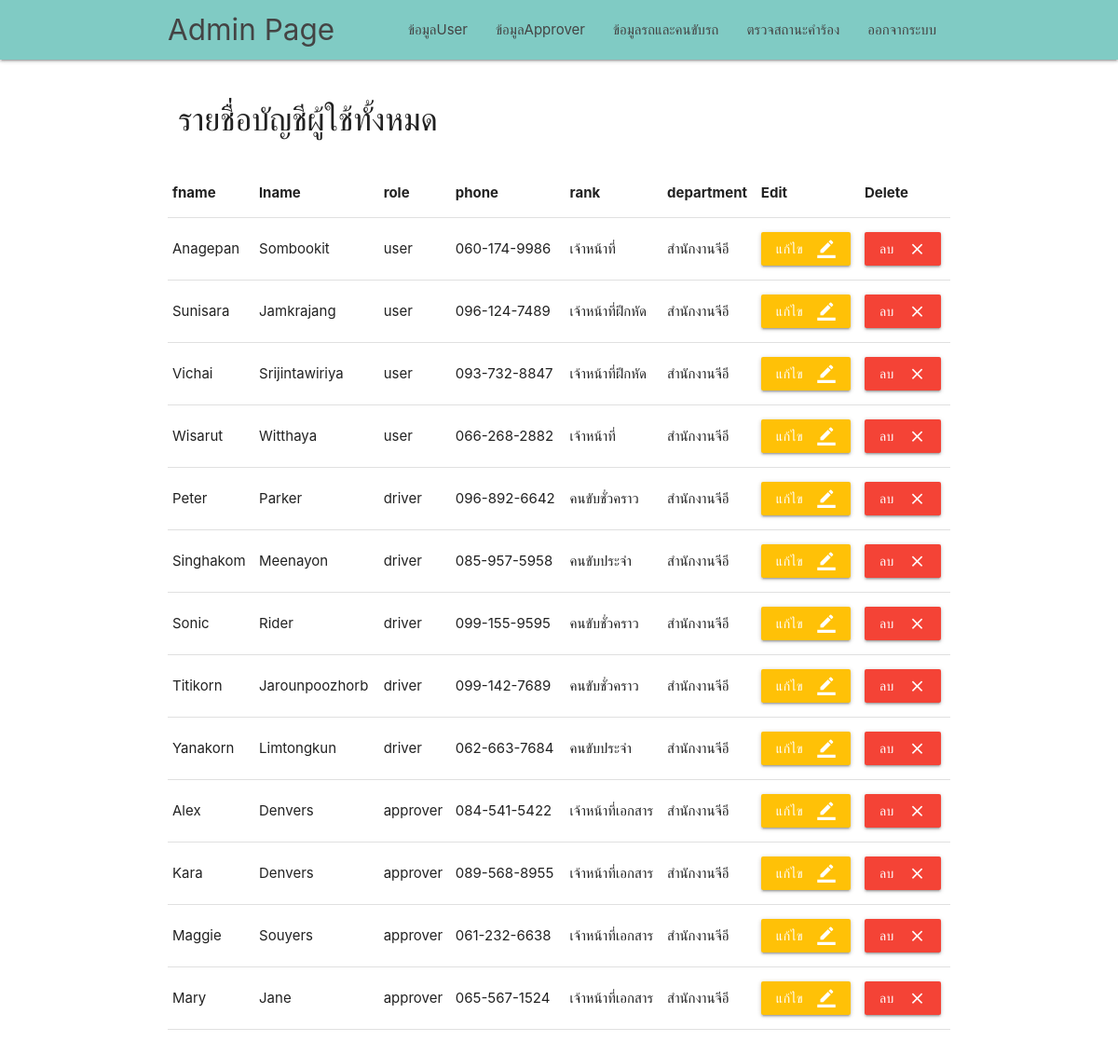
The app's page /admin/admin_page.php (signed in) with its own data.
### tables this page shows
CREATE TABLE `user` (
  `id` varchar(255) NOT NULL,
  `password` text NOT NULL,
  `fname` text NOT NULL,
  `lname` text NOT NULL,
  `role` text NOT NULL,
  `email` text NOT NULL,
  `phone` text NOT NULL,
  `rank` text NOT NULL,
  `department` text NOT NULL
);

### admin/admin_page.php (the view, shortened to what this page needs)
<?php
require './../server.php';
$sql = "SELECT * FROM user WHERE user.role != 'admin' ORDER BY user.role DESC,user.fname ASC";
$result = mysqli_query($connect, $sql);
?>
<!DOCTYPE html>
<html lang="en">
<head>
    <link href="../css/materialize.css" type="text/css" rel="stylesheet" media="screen,projection" />
    <link href="../css/style.css" type="text/css" rel="stylesheet" media="screen,projection" />
</head>
<body>
    <nav class="teal lighten-3" role="navigation">
        <div class="nav-wrapper container">
            <a id="logo-container" href="admin_page.php" class="brand-logo">Admin Page</a>
            <ul class="right hide-on-med-and-down">
                <li><a href="show_user.php">ข้อมูลUser</a></li>
                <li><a href="show_approver.php">ข้อมูลApprover</a></li>
                <li><a href="show_driver_car.php">ข้อมูลรถและคนขับรถ</a></li>
                <li><a href="request_form.php">ตรวจสถานะคำร้อง</a></li>
                <li><a href="../login.php">ออกจากระบบ</a></li>
            </ul>
        </div>
    </nav>
    <div class="container">
        <br>
        <div class="row">
            <div class="col 6">
                <h4>รายชื่อบัญชีผู้ใช้ทั้งหมด</h4>
            </div>
            <br>
        </div>
        <table class="responsive-table">
            <thead>
                <tr>
                    <th>fname</th>
                    <th>lname</th>
                    <th>role</th>
                    <th>phone</th>
                    <th>rank</th>
                    <th>department</th>
                    <th>Edit</th>
                    <th>Delete</th>
                </tr>
            </thead>
            <tbody>
                <?php while ($row = mysqli_fetch_array($result)) {  ?>
                    <tr>
                        <td><?php echo $row['fname'] ?></td>
                        <td><?php echo $row['lname'] ?></td>
                        <td><?php echo $row['role'] ?></td>
                        <td><?php echo $row['phone'] ?></td>
                        <td><?php echo $row['rank'] ?></td>
                        <td><?php echo $row['department'] ?></td>
                        <td>
                        <a href="form_edit_user.php?user=<?php echo base64_encode($row['id']) ?>&?!@#^!=<?php echo base64_encode("ASFEBHRWHRYNRaefgqwm98456") ?>">
                                    <button type="submit" form="ee" class="btn amber darken-4-effect amber darken-4-light">แก้ไข
                                        <i class="material-icons right">border_color</i>
                                    </button>
                                </a>
                        </td>
                        <td>
                            <a>
                                <button id="lob" type="submit" form="ee" class="btn red accent-4-effect red accent-4-light">ลบ
                                    <i class="material-icons right">close</i>
                                </button>
                            </a>
                        </td>
                    </tr>
                <?php } ?>
            </tbody>
        </table>
        <br><br><br>
    </div>
</body>
</html>

### css/style.css (style rules this page uses)
nav ul a, nav .brand-logo { color: #444; }

### admin/admin_page.php (style rules this page uses)
#lob { background color: red; }

### records on screen
user: fname "Anagepan", lname "Sombookit", role "user", phone "060-174-9986", rank "เจ้าหน้าที่", department "สำนักงานจีอี"
user: fname "Sunisara", lname "Jamkrajang", role "user", phone "096-124-7489", rank "เจ้าหน้าที่ฝึกหัด", department "สำนักงานจีอี"
user: fname "Vichai", lname "Srijintawiriya", role "user", phone "093-732-8847", rank "เจ้าหน้าที่ฝึกหัด", department "สำนักงานจีอี"
user: fname "Wisarut", lname "Witthaya", role "user", phone "066-268-2882", rank "เจ้าหน้าที่", department "สำนักงานจีอี"
user: fname "Peter", lname "Parker", role "driver", phone "096-892-6642", rank "คนขับชั่วคราว", department "สำนักงานจีอี"
user: fname "Singhakom", lname "Meenayon", role "driver", phone "085-957-5958", rank "คนขับประจำ", department "สำนักงานจีอี"
user: fname "Sonic", lname "Rider", role "driver", phone "099-155-9595", rank "คนขับชั่วคราว", department "สำนักงานจีอี"
user: fname "Titikorn", lname "Jarounpoozhorb", role "driver", phone "099-142-7689", rank "คนขับชั่วคราว", department "สำนักงานจีอี"
user: fname "Yanakorn", lname "Limtongkun", role "driver", phone "062-663-7684", rank "คนขับประจำ", department "สำนักงานจีอี"
user: fname "Alex", lname "Denvers", role "approver", phone "084-541-5422", rank "เจ้าหน้าที่เอกสาร", department "สำนักงานจีอี"
user: fname "Kara", lname "Denvers", role "approver", phone "089-568-8955", rank "เจ้าหน้าที่เอกสาร", department "สำนักงานจีอี"
user: fname "Maggie", lname "Souyers", role "approver", phone "061-232-6638", rank "เจ้าหน้าที่เอกสาร", department "สำนักงานจีอี"
user: fname "Mary", lname "Jane", role "approver", phone "065-567-1524", rank "เจ้าหน้าที่เอกสาร", department "สำนักงานจีอี"
